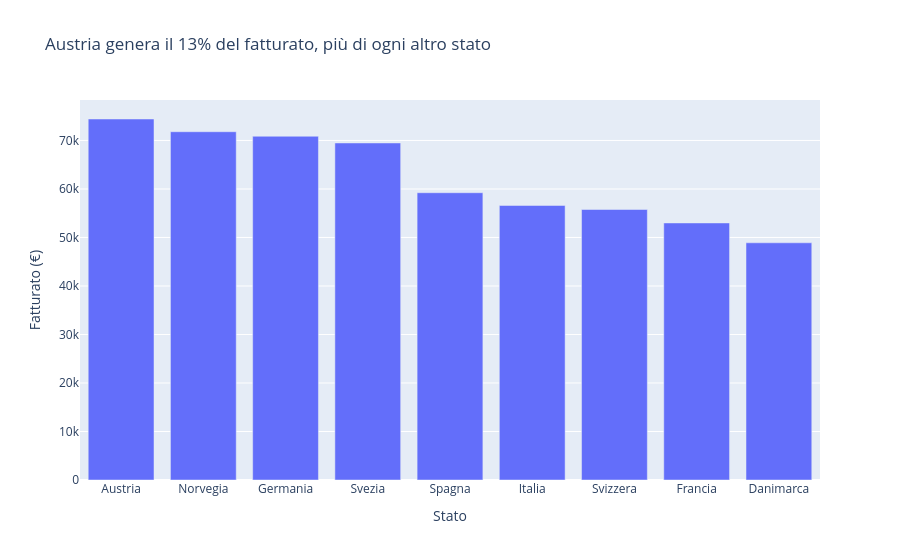

The code cell stored with this chart in its notebook:
### Markdown cell above
### Task 4 · grafico 4 (opzionale) — Plotly: fatturato per stato
Grafico a barre interattivo del fatturato per stato: passando il mouse sopra una barra compaiono quantità totale e numero di transazioni. Se `plotly` non è installato (`pip install plotly`) la cella lo segnala e il notebook va avanti.

### Code cell
per_stato = aggrega(vendite_complete, "State").reset_index()
stato_top = per_stato.loc[0, "State"]
quota_top = per_stato.loc[0, "Fatturato"] / per_stato["Fatturato"].sum() * 100

try:
    import plotly.express as px
    fig_px = px.bar(per_stato, x="State", y="Fatturato", hover_data=["Quantita", "Transazioni"],
                    title=f"{stato_top} genera il {quota_top:.0f}% del fatturato, più di ogni altro stato",
                    labels={"State": "Stato", "Fatturato": "Fatturato (€)",
                            "Quantita": "Quantità totale", "Transazioni": "N. transazioni"})
    fig_px.show()
except ImportError:
    print("plotly non installato: grafico opzionale saltato (pip install plotly).")
per_stato

### Figure 1 — Plotly figure (JSON) as saved in the notebook; plotly's stock layout.template omitted (floating-point values rounded to 4 significant figures)
{"data": [{"customdata": [[1335.0, 278.0], [1240.0, 244.0], [1145.0, 232.0], [1144.0, 230.0], [1068.0, 214.0], [908.0, 184.0], [933.0, 188.0], [877.0, 171.0], [791.0, 159.0]], "hovertemplate": "Stato=%{x}<br>Fatturato (€)=%{y}<br>Quantità totale=%{customdata[0]}<br>N. transazioni=%{customdata[1]}<extra></extra>", "legendgroup": "", "marker": {"color": "#636efa", "pattern": {"shape": ""}}, "name": "", "orientation": "v", "showlegend": false, "textposition": "auto", "type": "bar", "x": ["Austria", "Norvegia", "Germania", "Svezia", "Spagna", "Italia", "Svizzera", "Francia", "Danimarca"], "xaxis": "x", "y": [74430.0, 71800.0, 70870.0, 69480.0, 59230.0, 56600.0, 55770.0, 52990.0, 48900.0], "yaxis": "y"}], "layout": {"barmode": "relative", "legend": {"tracegroupgap": 0}, "title": {"text": "Austria genera il 13% del fatturato, più di ogni altro stato"}, "xaxis": {"anchor": "y", "domain": [0, 1], "title": {"text": "Stato"}}, "yaxis": {"anchor": "x", "domain": [0, 1], "title": {"text": "Fatturato (€)"}}}}
